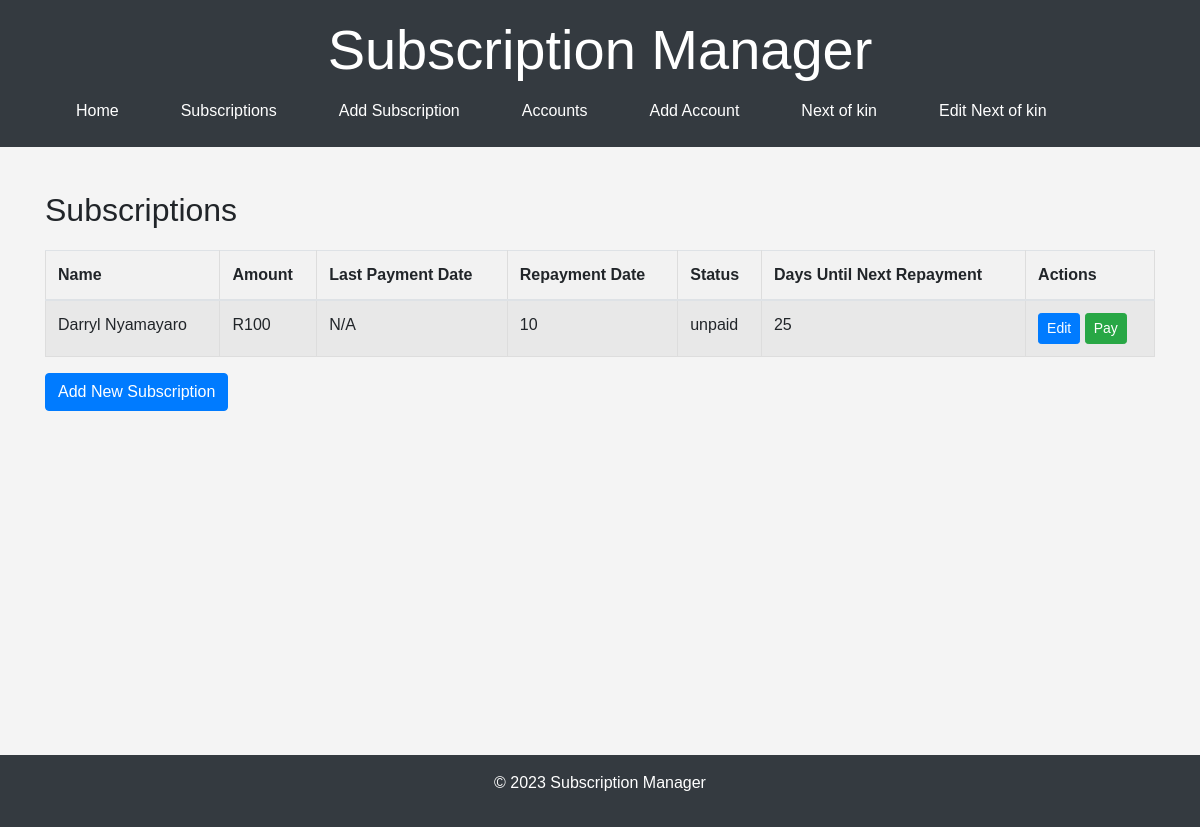
Page /subscriptions/ on the earlier database version.
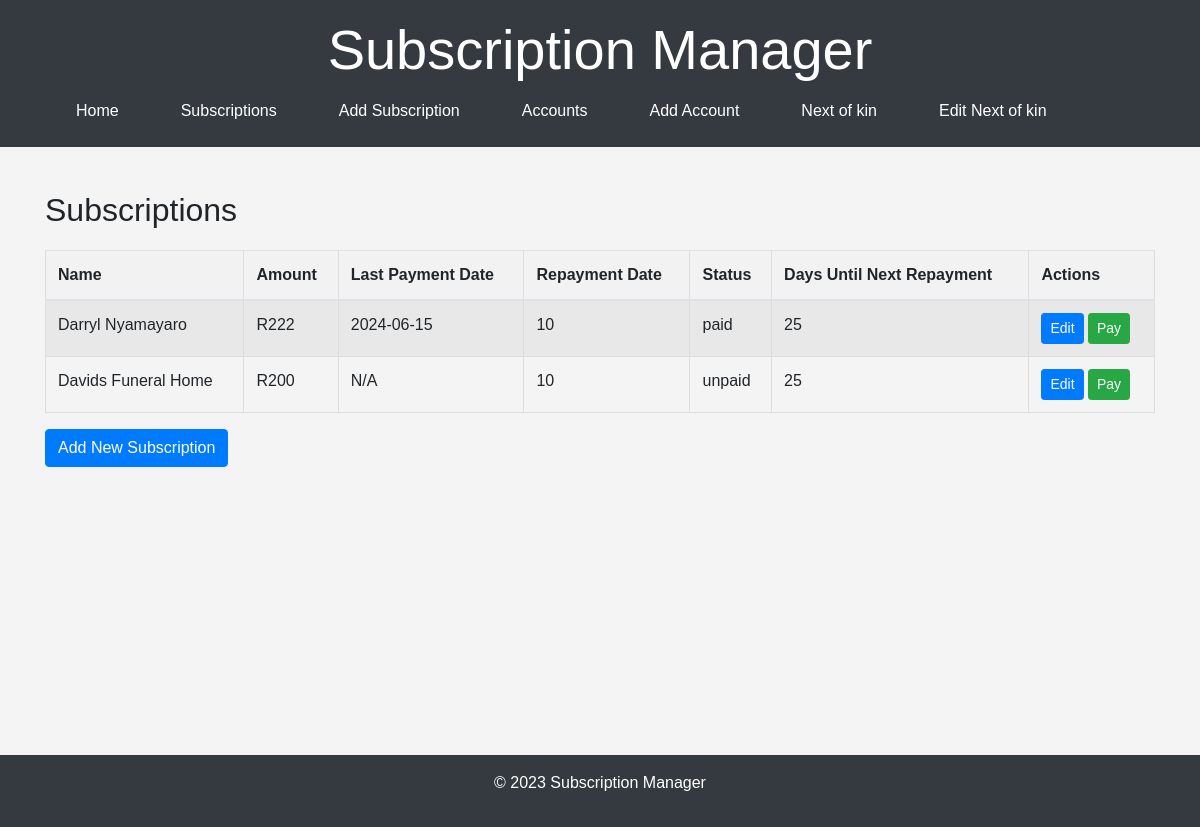
Same page on the later database version.
### models.py (models this page shows)
class Subscription(Base):
    __tablename__ = "subscriptions"
    id = Column(Integer, primary_key=True, index=True)
    name = Column(String, index=True)
    payment_amount = Column(Integer)
    payment_date = Column(DateTime, nullable=True)  # Initialize as None
    repayment_date = Column(String, default="01")  # Default to the first day of the month
    status = Column(String, default="unpaid")
    account_id = Column(Integer, ForeignKey("accounts.id"), nullable=True)
    payment_pointer = Column(String, nullable=True)
    account = relationship("Account", back_populates="subscriptions")

### main.py (the view)
@app.get("/subscriptions/")
def read_subscriptions(request: Request, db: Session = Depends(get_db)):
    try:
        subscriptions = crud.get_subscriptions(db)
        for subscription in subscriptions:
            subscription.days_until_next_repayment = crud.get_days_until_next_repayment(subscription)
        return templates.TemplateResponse("subscriptions.html", {"request": request, "subscriptions": subscriptions})
    except Exception as e:
        logging.error(f"Error fetching subscriptions data: {e}")
        raise HTTPException(status_code=500, detail="Internal Server Error")

### Templates/subscriptions.html
{% extends "base.html" %}
{% block content %}
<h2>Subscriptions</h2>
<table class="table table-striped">
    <thead>
        <tr>
            <th>Name</th>
            <th>Amount</th>
            <th>Last Payment Date</th>
            <th>Repayment Date</th>
            <th>Status</th>
            <th>Days Until Next Repayment</th>
            <th>Actions</th>
        </tr>
    </thead>
    <tbody>
        {% for subscription in subscriptions %}
        <tr>
            <td>{{ subscription.name }}</td>
            <td>R{{ subscription.payment_amount }}</td>
            <td>{{ subscription.payment_date.strftime('%Y-%m-%d') if subscription.payment_date else 'N/A' }}</td>
            <td>{{ subscription.repayment_date }}</td>
            <td>{{ subscription.status }}</td>
            <td>{{ subscription.days_until_next_repayment }}</td>
            <td>
                <a href="/subscriptions/edit/{{ subscription.id }}" class="btn btn-primary btn-sm">Edit</a>
                <form method="post" action="/subscriptions/pay/{{ subscription.id }}" style="display:inline;">
                    <button type="submit" class="btn btn-success btn-sm">Pay</button>
                </form>
            </td>
        </tr>
        {% endfor %}
    </tbody>
</table>
<a href="/subscriptions/add/" class="btn btn-primary">Add New Subscription</a>
{% endblock %}

### Templates/base.html (shortened to what this page needs)
<!DOCTYPE html>
<html lang="en">
<head>
    <link rel="stylesheet" href="https://stackpath.bootstrapcdn.com/bootstrap/4.5.2/css/bootstrap.min.css">
    <link rel="stylesheet" href="/static/css/styles.css">
</head>
<body>
    <header class="bg-dark text-white py-3">
        <div class="container">
            <h1 class="display-4">Subscription Manager</h1>
            <nav class="nav nav-pills">
                <a class="nav-link text-white" href="/">Home</a>
                <a class="nav-link text-white" href="/subscriptions/">Subscriptions</a>
                <a class="nav-link text-white" href="/subscriptions/add/">Add Subscription</a>
                <a class="nav-link text-white" href="/accounts/">Accounts</a>
                <a class="nav-link text-white" href="/accounts/add/">Add Account</a>
                <a class="nav-link text-white" href="/user/">Next of kin</a>
                <a class="nav-link text-white" href="/user/edit/">Edit Next of kin</a>
            </nav>
        </div>
    </header>
    <main class="container my-4">
        {% block content %}{% endblock %}
    </main>
    <footer class="bg-dark text-white text-center py-3">
        <div class="container">
            <p>&copy; 2023 Subscription Manager</p>
        </div>
    </footer>
</body>
</html>

### Static/css/styles.css (style rules this page uses)
body { font-family: Arial, sans-serif; margin: 0; padding: 0; background-color: #f4f4f4; }
header { background-color: #333; color: #fff; padding: 1em 0; text-align: center; }
nav a { color: #fff; margin: 0 15px; text-decoration: none; }
main { padding: 20px; min-height: 80vh; }
table { width: 100%; border-collapse: collapse; margin: 20px 0; }
table, th, td { border: 1px solid #ddd; padding: 8px; }
th { background-color: #f2f2f2; }

### Templates/base.html (style rules this page uses)
main { min-height: 70vh; padding-top: 20px; padding-bottom: 20px; }

Differences in the rows shown:
changed Subscription "Darryl Nyamayaro": payment_amount "100" → "222"; payment_date "N/A" → "2024-06-15"; status "unpaid" → "paid"
added Subscription: name "Davids Funeral Home", payment_amount "200", payment_date "N/A", repayment_date "10", status "unpaid", days_until_next_repayment "25"
